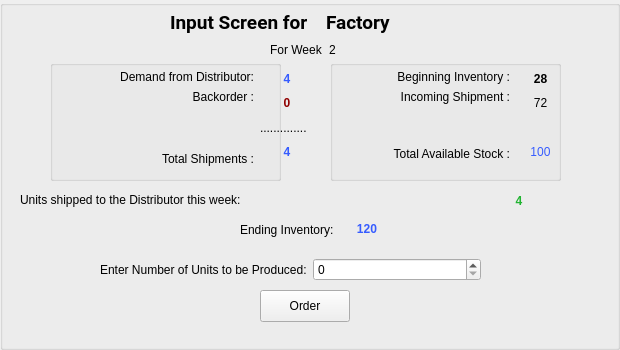
     <widget class="QGroupBox" name="groupBox">
      <property name="geometry">
       <rect>
        <x>20</x>
        <y>0</y>
        <width>620</width>
        <height>350</height>
       </rect>
      </property>
      <property name="autoFillBackground">
       <bool>false</bool>
      </property>
      <property name="styleSheet">
       <string notr="true"/>
      </property>
      <property name="title">
       <string/>
      </property>
      <property name="alignment">
       <set>Qt::AlignCenter</set>
      </property>
      <property name="flat">
       <bool>false</bool>
      </property>
      <widget class="QGroupBox" name="groupBox_21">
       <property name="geometry">
        <rect>
         <x>50</x>
         <y>60</y>
         <width>231</width>
         <height>121</height>
        </rect>
       </property>
       <property name="title">
        <string/>
       </property>
       <widget class="QWidget" name="layoutWidget_63">
        <property name="geometry">
         <rect>
          <x>20</x>
          <y>10</y>
          <width>184</width>
          <height>96</height>
         </rect>
        </property>
        <layout class="QVBoxLayout" name="verticalLayout_36">
         <item>
          <layout class="QVBoxLayout" name="verticalLayout_37">
           <item>
            <widget class="QLabel" name="label_269">
             <property name="text">
              <string>Demand from Distributor:</string>
             </property>
             <property name="alignment">
              <set>Qt::AlignRight|Qt::AlignTrailing|Qt::AlignVCenter</set>
             </property>
            </widget>
           </item>
           <item>
            <widget class="QLabel" name="label_270">
             <property name="text">
              <string>Backorder :</string>
             </property>
             <property name="alignment">
              <set>Qt::AlignRight|Qt::AlignTrailing|Qt::AlignVCenter</set>
             </property>
            </widget>
           </item>
          </layout>
         </item>
         <item>
          <spacer name="verticalSpacer_5">
           <property name="orientation">
            <enum>Qt::Vertical</enum>
           </property>
           <property name="sizeHint" stdset="0">
            <size>
             <width>20</width>
             <height>25</height>
            </size>
           </property>
          </spacer>
         </item>
         <item>
          <widget class="QLabel" name="label_271">
           <property name="text">
            <string>Total Shipments :</string>
           </property>
           <property name="alignment">
            <set>Qt::AlignRight|Qt::AlignTrailing|Qt::AlignVCenter</set>
           </property>
          </widget>
         </item>
        </layout>
       </widget>
      </widget>
      <widget class="QGroupBox" name="groupBox_22">
       <property name="geometry">
        <rect>
         <x>330</x>
         <y>60</y>
         <width>231</width>
         <height>121</height>
        </rect>
       </property>
       <property name="title">
        <string/>
       </property>
       <widget class="QWidget" name="layoutWidget_64">
        <property name="geometry">
         <rect>
          <x>190</x>
          <y>10</y>
          <width>41</width>
          <height>91</height>
         </rect>
        </property>
        <layout class="QVBoxLayout" name="verticalLayout_38">
         <item>
          <widget class="QLabel" name="label_272">
           <property name="text">
            <string>&lt;html&gt;&lt;head/&gt;&lt;body&gt;&lt;p&gt;&lt;span style=&quot; font-weight:600;&quot;&gt;28&lt;/span&gt;&lt;/p&gt;&lt;/body&gt;&lt;/html&gt;</string>
           </property>
           <property name="alignment">
            <set>Qt::AlignCenter</set>
           </property>
          </widget>
         </item>
         <item>
          <widget class="QLabel" name="label_273">
           <property name="text">
            <string>&lt;html&gt;&lt;head/&gt;&lt;body&gt;&lt;p&gt;72&lt;/p&gt;&lt;/body&gt;&lt;/html&gt;</string>
           </property>
           <property name="alignment">
            <set>Qt::AlignCenter</set>
           </property>
          </widget>
         </item>
         <item>
          <widget class="QLabel" name="label_274">
           <property name="text">
            <string/>
           </property>
          </widget>
         </item>
         <item>
          <widget class="QLabel" name="label_275">
           <property name="text">
            <string>&lt;html&gt;&lt;head/&gt;&lt;body&gt;&lt;p&gt;&lt;span style=&quot; color:#365cff;&quot;&gt;100&lt;/span&gt;&lt;/p&gt;&lt;/body&gt;&lt;/html&gt;</string>
           </property>
           <property name="alignment">
            <set>Qt::AlignCenter</set>
           </property>
          </widget>
         </item>
        </layout>
       </widget>
       <widget class="QWidget" name="layoutWidget_65">
        <property name="geometry">
         <rect>
          <x>30</x>
          <y>10</y>
          <width>150</width>
          <height>91</height>
         </rect>
        </property>
        <layout class="QVBoxLayout" name="verticalLayout_39">
         <item>
          <layout class="QVBoxLayout" name="verticalLayout_40">
           <item>
            <widget class="QLabel" name="label_276">
             <property name="text">
              <string>Beginning Inventory :</string>
             </property>
             <property name="alignment">
              <set>Qt::AlignRight|Qt::AlignTrailing|Qt::AlignVCenter</set>
             </property>
            </widget>
           </item>
           <item>
            <widget class="QLabel" name="label_277">
             <property name="text">
              <string>Incoming Shipment :</string>
             </property>
             <property name="alignment">
              <set>Qt::AlignRight|Qt::AlignTrailing|Qt::AlignVCenter</set>
             </property>
            </widget>
           </item>
          </layout>
         </item>
         <item>
          <spacer name="verticalSpacer_6">
           <property name="orientation">
            <enum>Qt::Vertical</enum>
           </property>
           <property name="sizeHint" stdset="0">
            <size>
             <width>20</width>
             <height>25</height>
            </size>
           </property>
          </spacer>
         </item>
         <item>
          <widget class="QLabel" name="label_278">
           <property name="text">
            <string>Total Available Stock :</string>
           </property>
           <property name="alignment">
            <set>Qt::AlignRight|Qt::AlignTrailing|Qt::AlignVCenter</set>
           </property>
          </widget>
         </item>
        </layout>
       </widget>
      </widget>
      <widget class="QPushButton" name="orderButton">
       <property name="geometry">
        <rect>
         <x>260</x>
         <y>290</y>
         <width>90</width>
         <height>32</height>
        </rect>
       </property>
       <property name="text">
        <string>Order</string>
       </property>
      </widget>
      <widget class="QWidget" name="layoutWidget_66">
       <property name="geometry">
        <rect>
         <x>240</x>
         <y>220</y>
         <width>154</width>
         <height>19</height>
        </rect>
       </property>
       <layout class="QHBoxLayout" name="horizontalLayout_102">
        <item>
         <widget class="QLabel" name="label_279">
          <property name="text">
           <string>Ending Inventory:</string>
          </property>
         </widget>
        </item>
        <item>
         <widget class="QLabel" name="label_280">
          <property name="text">
           <string>&lt;html&gt;&lt;head/&gt;&lt;body&gt;&lt;p&gt;&lt;span style=&quot; font-weight:600; color:#365cff;&quot;&gt;120&lt;/span&gt;&lt;/p&gt;&lt;/body&gt;&lt;/html&gt;</string>
          </property>
          <property name="alignment">
           <set>Qt::AlignCenter</set>
          </property>
         </widget>
        </item>
       </layout>
      </widget>
      <widget class="QWidget" name="layoutWidget_67">
       <property name="geometry">
        <rect>
         <x>100</x>
         <y>250</y>
         <width>381</width>
         <height>39</height>
        </rect>
       </property>
       <layout class="QHBoxLayout" name="orderLine">
        <item>
         <widget class="QLabel" name="orderText">
          <property name="text">
           <string>Enter Number of Units to be Produced:</string>
          </property>
         </widget>
        </item>
        <item>
         <widget class="QSpinBox" name="spinBox"/>
        </item>
       </layout>
      </widget>
      <widget class="QWidget" name="layoutWidget_68">
       <property name="geometry">
        <rect>
         <x>180</x>
         <y>190</y>
         <width>678</width>
         <height>22</height>
        </rect>
       </property>
       <layout class="QHBoxLayout" name="horizontalLayout_104">
        <item>
         <widget class="QLabel" name="label_283">
          <property name="text">
           <string>&lt;html&gt;&lt;head/&gt;&lt;body&gt;&lt;p&gt;&lt;span style=&quot; font-weight:600; color:#22b432;&quot;&gt;4&lt;/span&gt;&lt;/p&gt;&lt;/body&gt;&lt;/html&gt;</string>
          </property>
          <property name="alignment">
           <set>Qt::AlignCenter</set>
          </property>
         </widget>
        </item>
       </layout>
      </widget>
      <widget class="QWidget" name="layoutWidget_69">
       <property name="geometry">
        <rect>
         <x>270</x>
         <y>40</y>
         <width>82</width>
         <height>19</height>
        </rect>
       </property>
       <layout class="QHBoxLayout" name="horizontalLayout_105">
        <item>
         <widget class="QLabel" name="label_284">
          <property name="text">
           <string>For Week</string>
          </property>
         </widget>
        </item>
        <item>
         <widget class="QLabel" name="label_285">
          <property name="text">
           <string>2</string>
          </property>
         </widget>
        </item>
       </layout>
      </widget>
      <widget class="QWidget" name="layoutWidget_70">
       <property name="geometry">
        <rect>
         <x>170</x>
         <y>10</y>
         <width>305</width>
         <height>25</height>
        </rect>
       </property>
       <layout class="QHBoxLayout" name="horizontalLayout_106">
        <item>
         <widget class="QLabel" name="label_286">
          <property name="font">
           <font>
            <family>Roboto</family>
            <pointsize>14</pointsize>
            <weight>75</weight>
            <bold>true</bold>
           </font>
          </property>
          <property name="text">
           <string>Input Screen for</string>
          </property>
         </widget>
        </item>
        <item>
         <widget class="QLabel" name="label_287">
          <property name="font">
           <font>
            <family>Roboto</family>
            <pointsize>14</pointsize>
            <weight>75</weight>
            <bold>true</bold>
           </font>
          </property>
          <property name="text">
           <string>Factory</string>
          </property>
         </widget>
        </item>
       </layout>
      </widget>
      <widget class="QLabel" name="label_282">
       <property name="geometry">
        <rect>
         <x>20</x>
         <y>190</y>
         <width>335</width>
         <height>20</height>
        </rect>
       </property>
       <property name="text">
        <string>Units shipped to the Distributor this week:</string>
       </property>
      </widget>
      <widget class="QWidget" name="layoutWidget_62">
       <property name="geometry">
        <rect>
         <x>260</x>
         <y>70</y>
         <width>54</width>
         <height>91</height>
        </rect>
       </property>
       <layout class="QVBoxLayout" name="verticalLayout_35">
        <item>
         <widget class="QLabel" name="label_265">
          <property name="font">
           <font>
            <weight>75</weight>
            <bold>true</bold>
           </font>
          </property>
          <property name="styleSheet">
           <string notr="true"/>
          </property>
          <property name="text">
           <string>&lt;html&gt;&lt;head/&gt;&lt;body&gt;&lt;p align=&quot;center&quot;&gt;&lt;span style=&quot; color:#365cff;&quot;&gt;4&lt;/span&gt;&lt;/p&gt;&lt;/body&gt;&lt;/html&gt;</string>
          </property>
          <property name="alignment">
           <set>Qt::AlignCenter</set>
          </property>
         </widget>
        </item>
        <item>
         <widget class="QLabel" name="label_266">
          <property name="font">
           <font>
            <weight>75</weight>
            <bold>true</bold>
           </font>
          </property>
          <property name="styleSheet">
           <string notr="true">.label_266{
	color: red;
}</string>
          </property>
          <property name="text">
           <string>&lt;html&gt;&lt;head/&gt;&lt;body&gt;&lt;p&gt;&lt;span style=&quot; color:#900000;&quot;&gt;0&lt;/span&gt;&lt;/p&gt;&lt;/body&gt;&lt;/html&gt;</string>
          </property>
          <property name="alignment">
           <set>Qt::AlignCenter</set>
          </property>
         </widget>
        </item>
        <item>
         <widget class="QLabel" name="label_267">
          <property name="text">
           <string>..............</string>
          </property>
         </widget>
        </item>
        <item>
         <widget class="QLabel" name="label_268">
          <property name="font">
           <font>
            <weight>75</weight>
            <bold>true</bold>
           </font>
          </property>
          <property name="text">
           <string>&lt;html&gt;&lt;head/&gt;&lt;body&gt;&lt;p&gt;&lt;span style=&quot; color:#365cff;&quot;&gt;4&lt;/span&gt;&lt;/p&gt;&lt;/body&gt;&lt;/html&gt;</string>
          </property>
          <property name="alignment">
           <set>Qt::AlignCenter</set>
          </property>
         </widget>
        </item>
       </layout>
      </widget>
     </widget>
